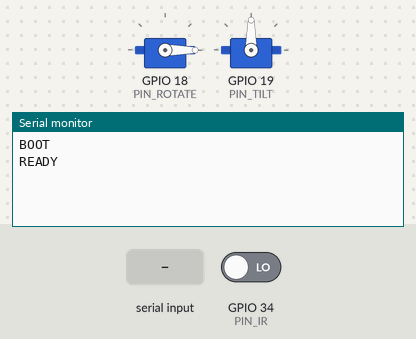
Simulated run of this sketch. Board: ESP32. On the bench: 2 × servo, the last lines printed to the serial monitor. Inputs (shaded band) come from the test bench; at power-on: GPIO 34 (PIN_IR) LOW.

Above: at 1.2 s.
1.3 s: GPIO 34 (PIN_IR) driven HIGH
At 2.0 s:
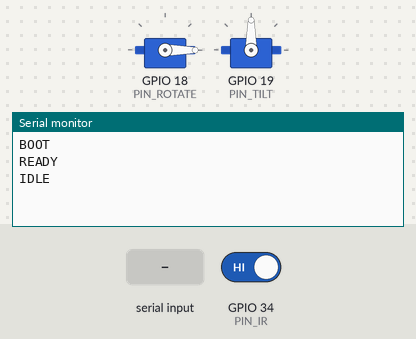
2.8 s: "SORT:\n" received over Serial
At 3.1 s:
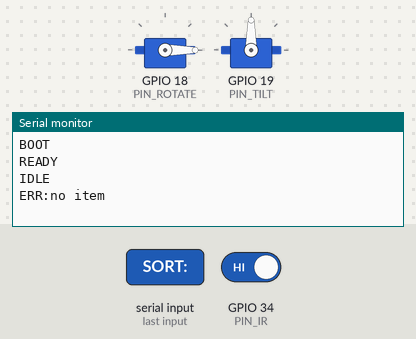
4.3 s: "TEST:\n" received over Serial
At 5.5 s:
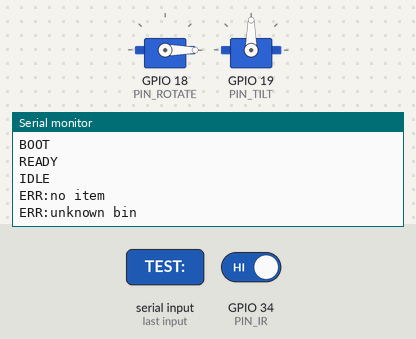

The sketch:

code.ino
```cpp
#include <ESP32Servo.h>

// ---------- CONFIG ----------
const int PIN_ROTATE = 18;
const int PIN_TILT   = 19;
const int PIN_IR     = 34;
const bool IR_ACTIVE_LOW = true;

const int ROT_A = 0;                // plastic / paper
const int ROT_B = 90;               // metal / food
const int TILT_CENTER = 90;
const int TILT_LEFT   = 55;
const int TILT_RIGHT  = 125;

const int   STEP_DELAY_MS = 12;
const unsigned long SETTLE_MS = 800;
const unsigned long DUMP_HOLD_MS = 1500;
// -----------------------------

struct Bin { const char* name; int rot; int tilt; };
Bin bins[] = {
  {"plastic", ROT_A, TILT_LEFT},
  {"paper",   ROT_A, TILT_RIGHT},
  {"metal",   ROT_B, TILT_LEFT},
  {"food",    ROT_B, TILT_RIGHT},
};
const int NUM_BINS = sizeof(bins) / sizeof(bins[0]);

enum State { IDLE, ITEM_READY, SORTING };
State state = IDLE;

Servo rotServo, tiltServo;
int rotPos = ROT_A, tiltPos = TILT_CENTER;
unsigned long presentSince = 0;
unsigned long cooldownUntil = 0;
String rx = "";

bool irBlocked() {
  int v = digitalRead(PIN_IR);
  return IR_ACTIVE_LOW ? (v == LOW) : (v == HIGH);
}

void moveSlow(Servo &s, int &cur, int target) {
  int dir = (target > cur) ? 1 : -1;
  while (cur != target) { cur += dir; s.write(cur); delay(STEP_DELAY_MS); }
}

void sortToBin(int i) {
  moveSlow(rotServo, rotPos, bins[i].rot);
  delay(300);
  moveSlow(tiltServo, tiltPos, bins[i].tilt);
  delay(DUMP_HOLD_MS);
  moveSlow(tiltServo, tiltPos, TILT_CENTER);
  moveSlow(rotServo, rotPos, ROT_A);
}

void reportState() {
  Serial.println(state == IDLE ? "IDLE" : state == ITEM_READY ? "READY" : "SORTING");
}

void handleCommand(String cmd) {
  cmd.trim();
  if (cmd == "STATUS") { reportState(); return; }

  bool isSort = cmd.startsWith("SORT:");
  bool isTest = cmd.startsWith("TEST:");
  if (!isSort && !isTest) return;

  String bin = cmd.substring(5);
  if (isSort && state != ITEM_READY) { Serial.println("ERR:no item"); return; }
  if (isSort && bin == "reject") { return; }

  for (int i = 0; i < NUM_BINS; i++) {
    if (bin == bins[i].name) {
      state = SORTING;
      Serial.println("SORTING");
      sortToBin(i);
      cooldownUntil = millis() + 1000;
      presentSince = 0;
      state = IDLE;
      Serial.println("DONE");
      Serial.println("IDLE");
      return;
    }
  }
  Serial.println("ERR:unknown bin");
}

void setup() {
  Serial.begin(115200);
  pinMode(PIN_IR, INPUT);
  rotServo.setPeriodHertz(50);
  tiltServo.setPeriodHertz(50);
  rotServo.attach(PIN_ROTATE, 500, 2400);
  tiltServo.attach(PIN_TILT, 500, 2400);
  rotServo.write(rotPos);
  tiltServo.write(tiltPos);
  Serial.println("BOOT");
}

void loop() {
  while (Serial.available()) {
    char c = Serial.read();
    if (c == '\n') { handleCommand(rx); rx = ""; }
    else if (c != '\r') rx += c;
  }

  if (state == IDLE && millis() > cooldownUntil) {
    if (irBlocked()) {
      if (presentSince == 0) presentSince = millis();
      if (millis() - presentSince >= SETTLE_MS) { state = ITEM_READY; Serial.println("READY"); }
    } else {
      presentSince = 0;
    }
  } else if (state == ITEM_READY && !irBlocked()) {
    state = IDLE;
    presentSince = 0;
    Serial.println("IDLE");
  }
}
```

Measured:
- after the input at 1.3 s, the serial monitor: prints a new line at once (image 1)
- after the input at 2.8 s, the serial monitor: prints a new line at once (image 2)
- after the input at 4.3 s, the serial monitor: prints a new line at once (image 3)
